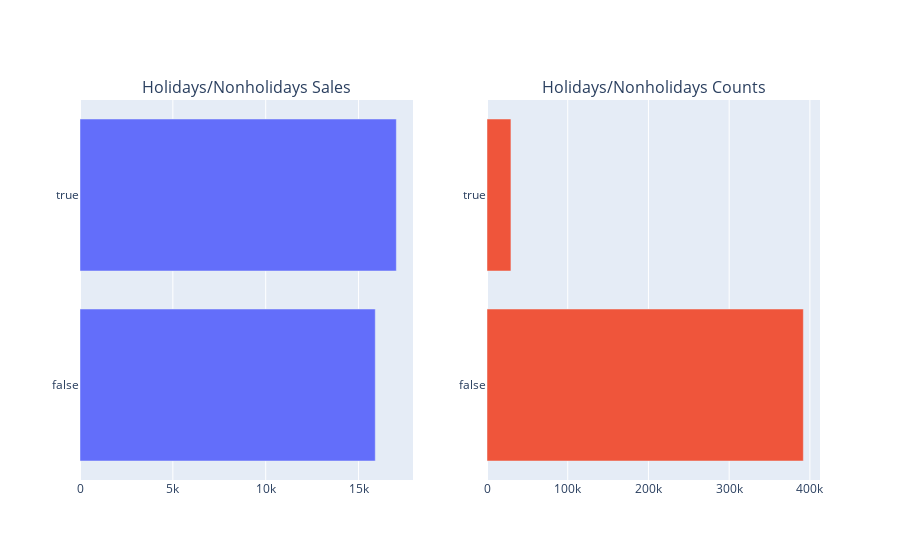

Notebook code for this chart:
### Code cell
from plotly.subplots import make_subplots
import plotly.graph_objects as go

holiday_sales = train_data.groupby('IsHoliday')['Weekly_Sales'].mean()
holiday_counts = train_data.IsHoliday.value_counts()

fig = make_subplots(rows=1, cols=2, subplot_titles=("Holidays/Nonholidays Sales", "Holidays/Nonholidays Counts"))

fig.add_trace(go.Bar(x=holiday_sales.values, y=holiday_sales.index, orientation='h',),1, 1)

fig.add_trace(go.Bar(x=holiday_counts.values, y=holiday_counts.index, orientation='h',),1, 2)

fig.update_layout(coloraxis=dict(colorscale='Bluered_r'), showlegend=False)
fig.show()

### Figure 1 — Plotly figure (JSON) as saved in the notebook; plotly's stock layout.template omitted (floating-point values rounded to 4 significant figures)
{"data": [{"orientation": "h", "type": "bar", "x": [15900.0, 17040.0], "xaxis": "x", "y": [false, true], "yaxis": "y"}, {"orientation": "h", "type": "bar", "x": [391909, 29661], "xaxis": "x2", "y": [false, true], "yaxis": "y2"}], "layout": {"annotations": [{"font": {"size": 16}, "showarrow": false, "text": "Holidays/Nonholidays Sales", "x": 0.225, "xanchor": "center", "xref": "paper", "y": 1, "yanchor": "bottom", "yref": "paper"}, {"font": {"size": 16}, "showarrow": false, "text": "Holidays/Nonholidays Counts", "x": 0.775, "xanchor": "center", "xref": "paper", "y": 1, "yanchor": "bottom", "yref": "paper"}], "coloraxis": {"colorscale": [[0, "rgb(255,0,0)"], [1, "rgb(0,0,255)"]]}, "showlegend": false, "xaxis": {"anchor": "y", "domain": [0, 0.45]}, "xaxis2": {"anchor": "y2", "domain": [0.55, 1]}, "yaxis": {"anchor": "x", "domain": [0, 1]}, "yaxis2": {"anchor": "x2", "domain": [0, 1]}}}
